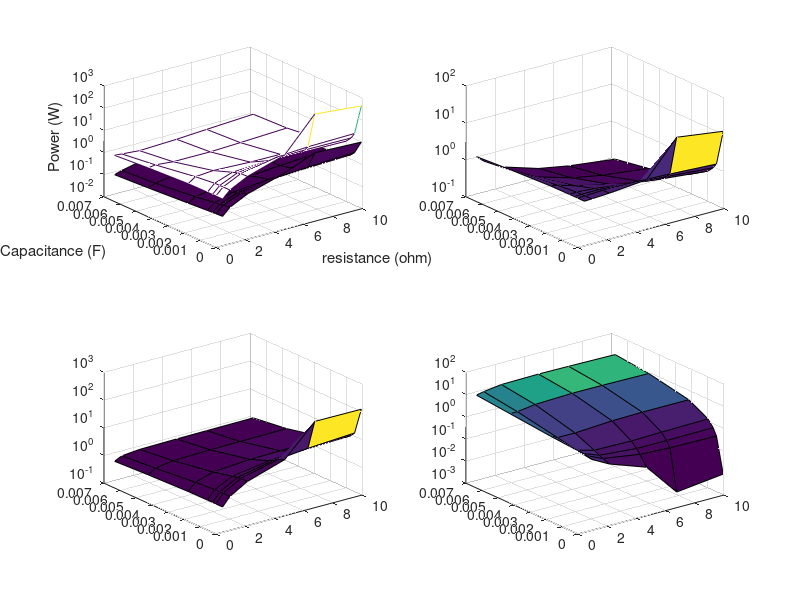

Write the MATLAB code that produced this figure.
% -*- mode:octave -*-
clear all


function [d,power,power_max,i_max,i_min,v_max,v_min] = analyze(C,R)
  fid = fopen('search.cdn', 'w');
  fprintf(fid,'include "comparative_study_current_limiter.cdn"\nnode RCLimiter {\nC = %f\nR = %f\n}\n',C,R);
  fclose(fid);
  t_start = 0;
  t_step = 10e-6;
  t_end = 0.2;
  period = 3*0.03;
  n_samples = period / t_step;

  d = run_network( 'search.cdn',0,10e-6,1, 'RCLimiter.I_R','RCLimiter.V', 'RCLimiter.P_lim');
  idx=(size(d,1) - n_samples):size(d,1);
  power_max = max(d(idx,4));
  power = mean(d(idx,4));
  v_max = max(d(idx,3));
  v_min = min(d(idx,3));
  i_max = max(d(idx,2));
  i_min = min(d(idx,2));
end

Cvalues = [47e-6 470e-6 680e-6 1e-3 2.2e-3 4.7e-3 6.8e-3];
Rvalues = [0.5 1 2.21 4.75 6.81 10];


try
  load('cache.mat','all_data')

  if size(all_data.power,1) ~= length(Cvalues) || size(all_data.power,2) ~= length(Rvalues)
	error 'retry'
  end

catch

  all_data.power = [];
  all_data.power_max = [];
  all_data.i_max = [];
  all_data.i_min = [];
  all_data.v_max = [];
  all_data.v_min = [];

  h = waitbar (0, '0.00%');
  i = 0;
  nb = length(Cvalues) * length(Rvalues);
  for cIdx=1:length(Cvalues)
	for rIdx=1:length(Rvalues)
	  C = Cvalues(cIdx);
	  R = Rvalues(rIdx);
	  [d,...
	   all_data.power(cIdx,rIdx),...
	   all_data.power_max(cIdx,rIdx),...
	   all_data.i_max(cIdx,rIdx),...
	   all_data.i_min(cIdx,rIdx),...
	   all_data.v_max(cIdx,rIdx),...
	   all_data.v_min(cIdx,rIdx)] = analyze(C,R);
	  i = i + 1;
	  waitbar(i/nb,h,sprintf('Done %d of %d',i,nb));
	end
  end
  close(h)
  save('cache.mat','all_data')
end_try_catch


figure(1)
subplot(2,2,1)
surf(Rvalues,Cvalues,all_data.power);
hold on
mesh(Rvalues,Cvalues,all_data.power_max);
hold off

xlabel('resistance (\ohm)')
ylabel('Capacitance (F)')
zlabel('Power (W)')
set(gca,'ZScale','log')


subplot(2,2,2)
surf(Rvalues,Cvalues,all_data.i_max - all_data.i_min)
set(gca,'ZScale','log')


subplot(2,2,3)
surf(Rvalues,Cvalues,all_data.v_max - all_data.v_min)
set(gca,'ZScale','log')

subplot(2,2,4)
surf(Rvalues,Cvalues,1.0./(all_data.power .* (all_data.i_max - all_data.i_min)))
set(gca,'ZScale','log')
